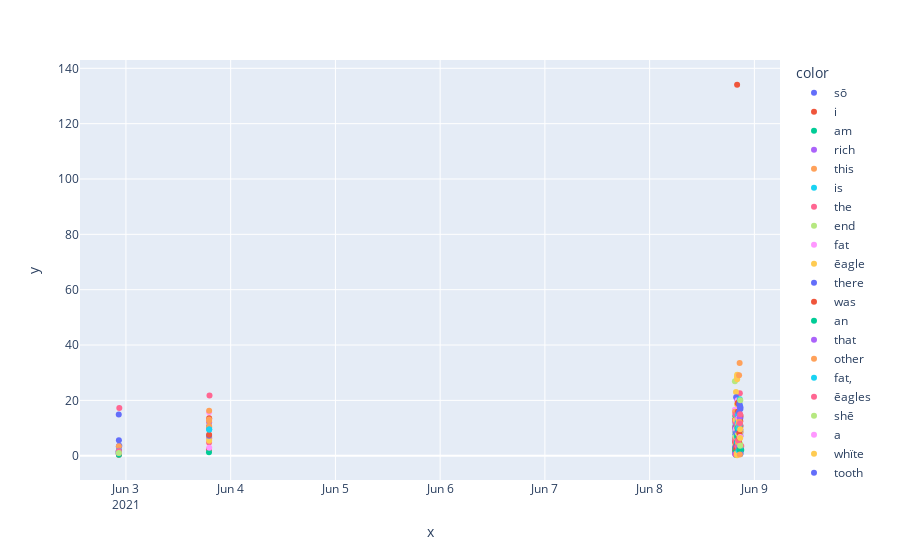

Write notebook code for a chart like this one.
### Code cell
import plotly.express as px
fig = px.scatter(x=focus_word.datetime, y=focus_word.read_duration,color=focus_word.english_word)
fig.show()

### Figure 1 — Plotly figure (JSON) as saved in the notebook; plotly's stock layout.template omitted (floating-point values rounded to 4 significant figures)
{"data": [{"hovertemplate": "color=sō<br>x=%{x}<br>y=%{y}<extra></extra>", "legendgroup": "sō", "marker": {"color": "#636efa", "symbol": "circle"}, "mode": "markers", "name": "sō", "orientation": "v", "showlegend": true, "type": "scatter", "x": ["2021-06-02T22:21:16.641017", "2021-06-02T22:22:36.687587", "2021-06-02T22:23:13.914859", "2021-06-02T22:28:43.007798", "2021-06-03T19:01:46.849267"], "xaxis": "x", "y": [14.93, 3.268, 5.593, 3.629, 10.36], "yaxis": "y"}, {"hovertemplate": "color=i<br>x=%{x}<br>y=%{y}<extra></extra>", "legendgroup": "i", "marker": {"color": "#EF553B", "symbol": "circle"}, "mode": "markers", "name": "i", "orientation": "v", "showlegend": true, "type": "scatter", "x": ["2021-06-02T22:21:17.447527", "2021-06-02T22:22:38.324823", "2021-06-02T22:23:14.276443", "2021-06-03T19:01:49.089567", "2021-06-08T20:06:31.734259", "2021-06-08T20:27:30.252150", "2021-06-08T20:32:20.869625"], "xaxis": "x", "y": [0.8008, 1.63, 0.3557, 2.232, 1.828, 1.962, 2.372], "yaxis": "y"}, {"hovertemplate": "color=am<br>x=%{x}<br>y=%{y}<extra></extra>", "legendgroup": "am", "marker": {"color": "#00cc96", "symbol": "circle"}, "mode": "markers", "name": "am", "orientation": "v", "showlegend": true, "type": "scatter", "x": ["2021-06-02T22:21:18.500546", "2021-06-02T22:22:39.902119", "2021-06-02T22:23:14.625090", "2021-06-03T19:01:50.359072"], "xaxis": "x", "y": [1.049, 1.573, 0.3452, 1.266], "yaxis": "y"}, {"hovertemplate": "color=rich<br>x=%{x}<br>y=%{y}<extra></extra>", "legendgroup": "rich", "marker": {"color": "#ab63fa", "symbol": "circle"}, "mode": "markers", "name": "rich", "orientation": "v", "showlegend": true, "type": "scatter", "x": ["2021-06-02T22:21:19.483105", "2021-06-02T22:22:41.541762", "2021-06-02T22:23:16.527522"], "xaxis": "x", "y": [0.9789, 1.633, 1.898], "yaxis": "y"}, {"hovertemplate": "color=this<br>x=%{x}<br>y=%{y}<extra></extra>", "legendgroup": "this", "marker": {"color": "#FFA15A", "symbol": "circle"}, "mode": "markers", "name": "this", "orientation": "v", "showlegend": true, "type": "scatter", "x": ["2021-06-02T22:22:46.880901", "2021-06-02T22:23:19.117732"], "xaxis": "x", "y": [3.408, 1.135], "yaxis": "y"}, {"hovertemplate": "color=is<br>x=%{x}<br>y=%{y}<extra></extra>", "legendgroup": "is", "marker": {"color": "#19d3f3", "symbol": "circle"}, "mode": "markers", "name": "is", "orientation": "v", "showlegend": true, "type": "scatter", "x": ["2021-06-02T22:22:48.651915", "2021-06-08T19:46:18.853401", "2021-06-08T19:48:33.425576"], "xaxis": "x", "y": [1.764, 14.12, 14.27], "yaxis": "y"}, {"hovertemplate": "color=the<br>x=%{x}<br>y=%{y}<extra></extra>", "legendgroup": "the", "marker": {"color": "#FF6692", "symbol": "circle"}, "mode": "markers", "name": "the", "orientation": "v", "showlegend": true, "type": "scatter", "x": ["2021-06-02T22:22:50.401303", "2021-06-02T22:29:00.299114", "2021-06-03T19:02:48.747139", "2021-06-03T19:05:08.770647", "2021-06-08T19:33:06.678457", "2021-06-08T19:33:42.981091", "2021-06-08T20:07:01.989371", "2021-06-08T20:20:18.459216", "2021-06-08T20:27:12.480226", "2021-06-08T20:32:05.484951", "2021-06-08T20:34:57.475064", "2021-06-08T20:35:14.677964", "2021-06-08T20:35:27.829913", "2021-06-08T20:39:10.528001", "2021-06-08T20:40:00.514276", "2021-06-08T20:40:47.032764", "2021-06-08T20:43:57.104161", "2021-06-08T20:45:00.082717", "2021-06-08T20:49:38.656719", "2021-06-08T20:49:46.936647", "2021-06-08T20:59:38.282503"], "xaxis": "x", "y": [1.742, 17.29, 4.78, 6.375, 5.406, 6.28, 1.018, 2.327, 1.113, 3.959, 1.783, 1.129, 2.441, 10.98, 22.53, 7.887, 1.802, 6.917, 1.976, 2.129, 3.517], "yaxis": "y"}, {"hovertemplate": "color=end<br>x=%{x}<br>y=%{y}<extra></extra>", "legendgroup": "end", "marker": {"color": "#B6E880", "symbol": "circle"}, "mode": "markers", "name": "end", "orientation": "v", "showlegend": true, "type": "scatter", "x": ["2021-06-02T22:22:51.351221", "2021-06-08T20:49:48.401000"], "xaxis": "x", "y": [0.9461, 1.461], "yaxis": "y"}, {"hovertemplate": "color=fat<br>x=%{x}<br>y=%{y}<extra></extra>", "legendgroup": "fat", "marker": {"color": "#FF97FF", "symbol": "circle"}, "mode": "markers", "name": "fat", "orientation": "v", "showlegend": true, "type": "scatter", "x": ["2021-06-03T19:03:04.500323", "2021-06-03T19:05:02.391708"], "xaxis": "x", "y": [15.75, 2.903], "yaxis": "y"}, {"hovertemplate": "color=ēagle<br>x=%{x}<br>y=%{y}<extra></extra>", "legendgroup": "ēagle", "marker": {"color": "#FECB52", "symbol": "circle"}, "mode": "markers", "name": "ēagle", "orientation": "v", "showlegend": true, "type": "scatter", "x": ["2021-06-03T19:03:11.425807", "2021-06-03T19:04:26.988084"], "xaxis": "x", "y": [6.922, 5.381], "yaxis": "y"}, {"hovertemplate": "color=there<br>x=%{x}<br>y=%{y}<extra></extra>", "legendgroup": "there", "marker": {"color": "#636efa", "symbol": "circle"}, "mode": "markers", "name": "there", "orientation": "v", "showlegend": true, "type": "scatter", "x": ["2021-06-03T19:03:19.741768"], "xaxis": "x", "y": [7.251], "yaxis": "y"}, {"hovertemplate": "color=was<br>x=%{x}<br>y=%{y}<extra></extra>", "legendgroup": "was", "marker": {"color": "#EF553B", "symbol": "circle"}, "mode": "markers", "name": "was", "orientation": "v", "showlegend": true, "type": "scatter", "x": ["2021-06-03T19:03:27.282106", "2021-06-03T19:04:40.531566", "2021-06-08T20:07:18.699681", "2021-06-08T20:08:43.416562", "2021-06-08T20:09:16.814312", "2021-06-08T20:16:25.179294", "2021-06-08T20:17:02.183939"], "xaxis": "x", "y": [7.537, 13.53, 15.76, 13.39, 6.844, 7.569, 6.863], "yaxis": "y"}, {"hovertemplate": "color=an<br>x=%{x}<br>y=%{y}<extra></extra>", "legendgroup": "an", "marker": {"color": "#00cc96", "symbol": "circle"}, "mode": "markers", "name": "an", "orientation": "v", "showlegend": true, "type": "scatter", "x": ["2021-06-03T19:03:37.654536"], "xaxis": "x", "y": [10.37], "yaxis": "y"}, {"hovertemplate": "color=that<br>x=%{x}<br>y=%{y}<extra></extra>", "legendgroup": "that", "marker": {"color": "#ab63fa", "symbol": "circle"}, "mode": "markers", "name": "that", "orientation": "v", "showlegend": true, "type": "scatter", "x": ["2021-06-03T19:03:49.743866", "2021-06-08T19:38:36.166231", "2021-06-08T19:41:15.831993", "2021-06-08T20:13:00.181931", "2021-06-08T20:16:13.291602", "2021-06-08T20:32:49.141927", "2021-06-08T20:44:27.458826", "2021-06-08T20:46:40.013148", "2021-06-08T20:47:51.716005", "2021-06-08T20:48:29.177950"], "xaxis": "x", "y": [12.08, 5.857, 5.506, 14.59, 9.223, 8.463, 9.615, 10.84, 7.278, 8.362], "yaxis": "y"}, {"hovertemplate": "color=other<br>x=%{x}<br>y=%{y}<extra></extra>", "legendgroup": "other", "marker": {"color": "#FFA15A", "symbol": "circle"}, "mode": "markers", "name": "other", "orientation": "v", "showlegend": true, "type": "scatter", "x": ["2021-06-03T19:03:59.876122", "2021-06-03T19:04:00.506524", "2021-06-03T19:04:02.257906", "2021-06-03T19:04:02.800616", "2021-06-03T19:04:05.969204"], "xaxis": "x", "y": [10.13, 10.76, 12.51, 13.05, 16.22], "yaxis": "y"}, {"hovertemplate": "color=fat,<br>x=%{x}<br>y=%{y}<extra></extra>", "legendgroup": "fat,", "marker": {"color": "#19d3f3", "symbol": "circle"}, "mode": "markers", "name": "fat,", "orientation": "v", "showlegend": true, "type": "scatter", "x": ["2021-06-03T19:04:49.967523", "2021-06-03T19:04:59.484900"], "xaxis": "x", "y": [9.429, 9.514], "yaxis": "y"}, {"hovertemplate": "color=ēagles<br>x=%{x}<br>y=%{y}<extra></extra>", "legendgroup": "ēagles", "marker": {"color": "#FF6692", "symbol": "circle"}, "mode": "markers", "name": "ēagles", "orientation": "v", "showlegend": true, "type": "scatter", "x": ["2021-06-03T19:08:56.447115"], "xaxis": "x", "y": [21.74], "yaxis": "y"}, {"hovertemplate": "color=shē<br>x=%{x}<br>y=%{y}<extra></extra>", "legendgroup": "shē", "marker": {"color": "#B6E880", "symbol": "circle"}, "mode": "markers", "name": "shē", "orientation": "v", "showlegend": true, "type": "scatter", "x": ["2021-06-08T19:32:29.393555", "2021-06-08T19:38:08.535412", "2021-06-08T19:38:45.822296", "2021-06-08T19:40:50.783766", "2021-06-08T19:41:17.515764", "2021-06-08T19:43:42.678759", "2021-06-08T19:44:03.508570", "2021-06-08T20:09:39.261147", "2021-06-08T20:09:39.442125", "2021-06-08T20:11:32.632714", "2021-06-08T20:12:44.330272", "2021-06-08T20:13:22.083033", "2021-06-08T20:15:00.547580", "2021-06-08T20:40:25.291510"], "xaxis": "x", "y": [26.89, 8.056, 9.652, 10.6, 1.68, 14.42, 2.849, 13.21, 13.39, 1.272, 10.54, 5.871, 16.74, 8.214], "yaxis": "y"}, {"hovertemplate": "color=a<br>x=%{x}<br>y=%{y}<extra></extra>", "legendgroup": "a", "marker": {"color": "#FF97FF", "symbol": "circle"}, "mode": "markers", "name": "a", "orientation": "v", "showlegend": true, "type": "scatter", "x": ["2021-06-08T19:33:22.837748", "2021-06-08T19:33:22.884246", "2021-06-08T19:33:22.941676", "2021-06-08T19:33:22.990137", "2021-06-08T19:33:23.317840", "2021-06-08T19:34:44.043274", "2021-06-08T19:35:45.643957", "2021-06-08T19:41:00.141825"], "xaxis": "x", "y": [16.15, 16.2, 16.26, 16.31, 16.63, 1.891, 1.962, 0.971], "yaxis": "y"}, {"hovertemplate": "color=whïte<br>x=%{x}<br>y=%{y}<extra></extra>", "legendgroup": "whïte", "marker": {"color": "#FECB52", "symbol": "circle"}, "mode": "markers", "name": "whïte", "orientation": "v", "showlegend": true, "type": "scatter", "x": ["2021-06-08T19:33:46.036994", "2021-06-08T19:38:24.810606", "2021-06-08T19:40:09.332345", "2021-06-08T19:40:09.446014", "2021-06-08T19:41:06.710067", "2021-06-08T19:43:24.834368", "2021-06-08T19:44:25.068155", "2021-06-08T19:57:56.794088", "2021-06-08T19:58:40.640626"], "xaxis": "x", "y": [3.049, 4.085, 10.51, 10.63, 5.758, 8.026, 13.82, 2.089, 1.521], "yaxis": "y"}, {"hovertemplate": "color=tooth<br>x=%{x}<br>y=%{y}<extra></extra>", "legendgroup": "tooth", "marker": {"color": "#636efa", "symbol": "circle"}, "mode": "markers", "name": "tooth", "orientation": "v", "showlegend": true, "type": "scatter", "x": ["2021-06-08T19:33:54.202082", "2021-06-08T19:34:39.339547", "2021-06-08T19:38:27.682531", "2021-06-08T19:41:08.716551", "2021-06-08T19:43:27.941628", "2021-06-08T19:58:42.907116", "2021-06-08T19:59:57.820526", "2021-06-08T20:04:03.501053", "2021-06-08T20:04:47.697033", "2021-06-08T20:06:06.008482", "2021-06-08T20:20:03.593882", "2021-06-08T20:26:59.336453"], "xaxis": "x", "y": [8.158, 9.89, 2.868, 2.003, 3.102, 2.26, 2.569, 9.61, 11.61, 10.85, 7.21, 9.921], "yaxis": "y"}, {"hovertemplate": "color=to<br>x=%{x}<br>y=%{y}<extra></extra>", "legendgroup": "to", "marker": {"color": "#EF553B", "symbol": "circle"}, "mode": "markers", "name": "to", "orientation": "v", "showlegend": true, "type": "scatter", "x": ["2021-06-08T19:34:07.179263", "2021-06-08T19:35:59.278583", "2021-06-08T19:44:06.557760", "2021-06-08T19:45:44.335892", "2021-06-08T20:10:31.144751"], "xaxis": "x", "y": [12.97, 4.939, 1.834, 6.008, 2.27], "yaxis": "y"}, {"hovertemplate": "color=brush<br>x=%{x}<br>y=%{y}<extra></extra>", "legendgroup": "brush", "marker": {"color": "#00cc96", "symbol": "circle"}, "mode": "markers", "name": "brush", "orientation": "v", "showlegend": true, "type": "scatter", "x": ["2021-06-08T19:34:40.872673", "2021-06-08T19:36:08.623706", "2021-06-08T19:38:30.303803", "2021-06-08T19:41:10.318318", "2021-06-08T19:42:44.899562", "2021-06-08T19:42:45.110175", "2021-06-08T19:43:28.256245", "2021-06-08T20:19:03.533636", "2021-06-08T20:19:03.655469", "2021-06-08T20:20:14.562212", "2021-06-08T20:20:54.219148", "2021-06-08T20:22:09.669870", "2021-06-08T20:27:09.801570", "2021-06-08T20:31:59.854821"], "xaxis": "x", "y": [1.522, 9.34, 2.618, 1.598, 14.23, 14.44, 0.3109, 10.66, 10.78, 10.96, 10.17, 12.82, 10.46, 14.29], "yaxis": "y"}, {"hovertemplate": "color=girl<br>x=%{x}<br>y=%{y}<extra></extra>", "legendgroup": "girl", "marker": {"color": "#ab63fa", "symbol": "circle"}, "mode": "markers", "name": "girl", "orientation": "v", "showlegend": true, "type": "scatter", "x": ["2021-06-08T19:34:45.004314", "2021-06-08T19:35:46.258078", "2021-06-08T20:07:02.939811", "2021-06-08T20:20:19.506300", "2021-06-08T20:35:15.617268", "2021-06-08T20:43:58.306184"], "xaxis": "x", "y": [0.9576, 0.6087, 0.9468, 1.044, 0.934, 1.199], "yaxis": "y"}, {"hovertemplate": "color=teeth<br>x=%{x}<br>y=%{y}<extra></extra>", "legendgroup": "teeth", "marker": {"color": "#FFA15A", "symbol": "circle"}, "mode": "markers", "name": "teeth", "orientation": "v", "showlegend": true, "type": "scatter", "x": ["2021-06-08T19:35:00.917163"], "xaxis": "x", "y": [15.91], "yaxis": "y"}, {"hovertemplate": "color=lïked<br>x=%{x}<br>y=%{y}<extra></extra>", "legendgroup": "lïked", "marker": {"color": "#19d3f3", "symbol": "circle"}, "mode": "markers", "name": "lïked", "orientation": "v", "showlegend": true, "type": "scatter", "x": ["2021-06-08T19:35:54.333159", "2021-06-08T19:41:29.494881", "2021-06-08T19:42:11.209819"], "xaxis": "x", "y": [8.072, 11.98, 11.26], "yaxis": "y"}, {"hovertemplate": "color=her<br>x=%{x}<br>y=%{y}<extra></extra>", "legendgroup": "her", "marker": {"color": "#FF6692", "symbol": "circle"}, "mode": "markers", "name": "her", "orientation": "v", "showlegend": true, "type": "scatter", "x": ["2021-06-08T19:36:18.987884", "2021-06-08T19:37:52.356940", "2021-06-08T19:39:58.812037", "2021-06-08T19:40:33.355175", "2021-06-08T19:41:41.650618", "2021-06-08T19:41:41.705660", "2021-06-08T19:41:41.815299", "2021-06-08T19:43:16.804463", "2021-06-08T19:44:11.243804", "2021-06-08T19:45:45.785703", "2021-06-08T20:04:52.744787", "2021-06-08T20:06:10.368129", "2021-06-08T20:10:41.044120", "2021-06-08T20:15:24.272325"], "xaxis": "x", "y": [10.36, 12.82, 14.86, 5.534, 12.15, 12.21, 12.32, 1.488, 4.682, 1.405, 3.445, 2.056, 9.896, 7.465], "yaxis": "y"}, {"hovertemplate": "color=tēēth<br>x=%{x}<br>y=%{y}<extra></extra>", "legendgroup": "tēēth", "marker": {"color": "#B6E880", "symbol": "circle"}, "mode": "markers", "name": "tēēth", "orientation": "v", "showlegend": true, "type": "scatter", "x": ["2021-06-08T19:38:00.475491", "2021-06-08T19:40:40.180332", "2021-06-08T20:18:52.870495", "2021-06-08T20:19:37.780144", "2021-06-08T20:27:49.449616", "2021-06-08T20:32:40.674624", "2021-06-08T20:44:17.110473", "2021-06-08T20:46:29.171300"], "xaxis": "x", "y": [8.113, 6.818, 8.631, 13.84, 6.678, 12.03, 4.193, 8.551], "yaxis": "y"}, {"hovertemplate": "color=had<br>x=%{x}<br>y=%{y}<extra></extra>", "legendgroup": "had", "marker": {"color": "#FF97FF", "symbol": "circle"}, "mode": "markers", "name": "had", "orientation": "v", "showlegend": true, "type": "scatter", "x": ["2021-06-08T19:38:17.738833", "2021-06-08T19:40:59.167390"], "xaxis": "x", "y": [9.2, 8.38], "yaxis": "y"}, {"hovertemplate": "color=but<br>x=%{x}<br>y=%{y}<extra></extra>", "legendgroup": "but", "marker": {"color": "#FECB52", "symbol": "circle"}, "mode": "markers", "name": "but", "orientation": "v", "showlegend": true, "type": "scatter", "x": ["2021-06-08T19:42:24.080930"], "xaxis": "x", "y": [12.87], "yaxis": "y"}, {"hovertemplate": "color=did<br>x=%{x}<br>y=%{y}<extra></extra>", "legendgroup": "did", "marker": {"color": "#636efa", "symbol": "circle"}, "mode": "markers", "name": "did", "orientation": "v", "showlegend": true, "type": "scatter", "x": ["2021-06-08T19:42:27.532351", "2021-06-08T19:43:10.369318"], "xaxis": "x", "y": [3.443, 10.27], "yaxis": "y"}, {"hovertemplate": "color=not<br>x=%{x}<br>y=%{y}<extra></extra>", "legendgroup": "not", "marker": {"color": "#EF553B", "symbol": "circle"}, "mode": "markers", "name": "not", "orientation": "v", "showlegend": true, "type": "scatter", "x": ["2021-06-08T19:42:29.463074", "2021-06-08T19:43:12.173519", "2021-06-08T20:06:41.743570"], "xaxis": "x", "y": [1.926, 1.797, 6.576], "yaxis": "y"}, {"hovertemplate": "color=sēē<br>x=%{x}<br>y=%{y}<extra></extra>", "legendgroup": "sēē", "marker": {"color": "#00cc96", "symbol": "circle"}, "mode": "markers", "name": "sēē", "orientation": "v", "showlegend": true, "type": "scatter", "x": ["2021-06-08T19:43:15.312644"], "xaxis": "x", "y": [1.414], "yaxis": "y"}, {"hovertemplate": "color=looked<br>x=%{x}<br>y=%{y}<extra></extra>", "legendgroup": "looked", "marker": {"color": "#ab63fa", "symbol": "circle"}, "mode": "markers", "name": "looked", "orientation": "v", "showlegend": true, "type": "scatter", "x": ["2021-06-08T19:43:43.293921", "2021-06-08T20:35:23.145845"], "xaxis": "x", "y": [0.6117, 7.525], "yaxis": "y"}, {"hovertemplate": "color=for<br>x=%{x}<br>y=%{y}<extra></extra>", "legendgroup": "for", "marker": {"color": "#FFA15A", "symbol": "circle"}, "mode": "markers", "name": "for", "orientation": "v", "showlegend": true, "type": "scatter", "x": ["2021-06-08T19:43:51.951383"], "xaxis": "x", "y": [8.653], "yaxis": "y"}, {"hovertemplate": "color=it<br>x=%{x}<br>y=%{y}<extra></extra>", "legendgroup": "it", "marker": {"color": "#19d3f3", "symbol": "circle"}, "mode": "markers", "name": "it", "orientation": "v", "showlegend": true, "type": "scatter", "x": ["2021-06-08T19:44:00.655962", "2021-06-08T20:06:59.354167"], "xaxis": "x", "y": [8.701, 6.84], "yaxis": "y"}, {"hovertemplate": "color=said<br>x=%{x}<br>y=%{y}<extra></extra>", "legendgroup": "said", "marker": {"color": "#FF6692", "symbol": "circle"}, "mode": "markers", "name": "said", "orientation": "v", "showlegend": true, "type": "scatter", "x": ["2021-06-08T19:44:04.719516"], "xaxis": "x", "y": [0.4422], "yaxis": "y"}, {"hovertemplate": "color=mother,<br>x=%{x}<br>y=%{y}<extra></extra>", "legendgroup": "mother,", "marker": {"color": "#B6E880", "symbol": "circle"}, "mode": "markers", "name": "mother,", "orientation": "v", "showlegend": true, "type": "scatter", "x": ["2021-06-08T19:45:55.111160"], "xaxis": "x", "y": [9.314], "yaxis": "y"}, {"hovertemplate": "color=where<br>x=%{x}<br>y=%{y}<extra></extra>", "legendgroup": "where", "marker": {"color": "#FF97FF", "symbol": "circle"}, "mode": "markers", "name": "where", "orientation": "v", "showlegend": true, "type": "scatter", "x": ["2021-06-08T19:46:04.727118"], "xaxis": "x", "y": [9.611], "yaxis": "y"}, {"hovertemplate": "color=brush?<br>x=%{x}<br>y=%{y}<extra></extra>", "legendgroup": "brush?", "marker": {"color": "#FECB52", "symbol": "circle"}, "mode": "markers", "name": "brush?", "orientation": "v", "showlegend": true, "type": "scatter", "x": ["2021-06-08T19:47:11.396911", "2021-06-08T20:02:40.110910", "2021-06-08T20:02:40.614505", "2021-06-08T20:03:13.687575", "2021-06-08T20:03:22.670247", "2021-06-08T20:03:23.293993", "2021-06-08T20:03:23.829683", "2021-06-08T20:03:24.333917", "2021-06-08T20:04:48.215205", "2021-06-08T20:06:07.257536"], "xaxis": "x", "y": [23.05, 0.1669, 0.6705, 18.61, 27.6, 28.22, 28.76, 29.26, 0.5102, 1.237], "yaxis": "y"}, {"hovertemplate": "color=mÿ<br>x=%{x}<br>y=%{y}<extra></extra>", "legendgroup": "mÿ", "marker": {"color": "#636efa", "symbol": "circle"}, "mode": "markers", "name": "mÿ", "orientation": "v", "showlegend": true, "type": "scatter", "x": ["2021-06-08T19:48:41.686785", "2021-06-08T19:49:33.210308"], "xaxis": "x", "y": [8.242, 21.16], "yaxis": "y"}, {"hovertemplate": "color=my<br>x=%{x}<br>y=%{y}<extra></extra>", "legendgroup": "my", "marker": {"color": "#EF553B", "symbol": "circle"}, "mode": "markers", "name": "my", "orientation": "v", "showlegend": true, "type": "scatter", "x": ["2021-06-08T19:54:46.675608", "2021-06-08T19:56:37.436044", "2021-06-08T19:57:54.689653", "2021-06-08T19:58:39.111535", "2021-06-08T19:59:50.467583", "2021-06-08T20:02:39.924800", "2021-06-08T20:03:46.864353", "2021-06-08T20:25:27.027523", "2021-06-08T20:26:39.806307", "2021-06-08T20:30:09.580741"], "xaxis": "x", "y": [3.422, 4.299, 2.876, 2.932, 2.794, 134.1, 10.15, 10.44, 5.33, 7.288], "yaxis": "y"}, {"hovertemplate": "color=white<br>x=%{x}<br>y=%{y}<extra></extra>", "legendgroup": "white", "marker": {"color": "#00cc96", "symbol": "circle"}, "mode": "markers", "name": "white", "orientation": "v", "showlegend": true, "type": "scatter", "x": ["2021-06-08T19:59:55.246685", "2021-06-08T20:03:53.884879", "2021-06-08T20:17:31.420003", "2021-06-08T20:19:56.380559", "2021-06-08T20:26:49.411696", "2021-06-08T20:30:17.999449", "2021-06-08T20:31:45.548907", "2021-06-08T20:44:50.902459", "2021-06-08T20:59:40.369240"], "xaxis": "x", "y": [4.77, 7.013, 13.28, 12.97, 9.602, 8.415, 6.455, 0.6626, 2.066], "yaxis": "y"}, {"hovertemplate": "color=mother<br>x=%{x}<br>y=%{y}<extra></extra>", "legendgroup": "mother", "marker": {"color": "#ab63fa", "symbol": "circle"}, "mode": "markers", "name": "mother", "orientation": "v", "showlegend": true, "type": "scatter", "x": ["2021-06-08T20:04:15.299686", "2021-06-08T20:05:42.559593", "2021-06-08T20:06:25.140369"], "xaxis": "x", "y": [11.79, 20.1, 14.77], "yaxis": "y"}, {"hovertemplate": "color=have<br>x=%{x}<br>y=%{y}<extra></extra>", "legendgroup": "have", "marker": {"color": "#FFA15A", "symbol": "circle"}, "mode": "markers", "name": "have", "orientation": "v", "showlegend": true, "type": "scatter", "x": ["2021-06-08T20:05:08.553531", "2021-06-08T20:06:52.509885", "2021-06-08T20:20:44.048918", "2021-06-08T20:21:56.835583", "2021-06-08T20:25:16.583704", "2021-06-08T20:26:34.470604", "2021-06-08T20:30:02.276107", "2021-06-08T20:44:12.914033", "2021-06-08T20:46:20.614943"], "xaxis": "x", "y": [15.8, 10.76, 9.081, 10.64, 15.87, 12.95, 29.12, 10.33, 3.628], "yaxis": "y"}, {"hovertemplate": "color=said,<br>x=%{x}<br>y=%{y}<extra></extra>", "legendgroup": "said,", "marker": {"color": "#19d3f3", "symbol": "circle"}, "mode": "markers", "name": "said,", "orientation": "v", "showlegend": true, "type": "scatter", "x": ["2021-06-08T20:06:29.902365", "2021-06-08T20:20:21.478295", "2021-06-08T20:27:28.286465", "2021-06-08T20:30:33.146562", "2021-06-08T20:32:18.491302", "2021-06-08T20:41:07.918163", "2021-06-08T20:42:02.726147", "2021-06-08T20:43:20.407324", "2021-06-08T20:43:59.009494", "2021-06-08T20:45:15.887445"], "xaxis": "x", "y": [4.756, 1.969, 3.149, 15.13, 2.565, 8.79, 8.402, 18.01, 0.6997, 3.127], "yaxis": "y"}, {"hovertemplate": "color=do<br>x=%{x}<br>y=%{y}<extra></extra>", "legendgroup": "do", "marker": {"color": "#FF6692", "symbol": "circle"}, "mode": "markers", "name": "do", "orientation": "v", "showlegend": true, "type": "scatter", "x": ["2021-06-08T20:06:35.160933"], "xaxis": "x", "y": [3.423], "yaxis": "y"}, {"hovertemplate": "color=room<br>x=%{x}<br>y=%{y}<extra></extra>", "legendgroup": "room", "marker": {"color": "#B6E880", "symbol": "circle"}, "mode": "markers", "name": "room", "orientation": "v", "showlegend": true, "type": "scatter", "x": ["2021-06-08T20:07:28.220659", "2021-06-08T20:07:28.428864", "2021-06-08T20:07:28.509518", "2021-06-08T20:08:56.027577", "2021-06-08T20:08:56.369446", "2021-06-08T20:10:49.236008"], "xaxis": "x", "y": [9.517, 9.725, 9.806, 12.59, 12.93, 8.187], "yaxis": "y"}, {"hovertemplate": "color=walking<br>x=%{x}<br>y=%{y}<extra></extra>", "legendgroup": "walking", "marker": {"color": "#FF97FF", "symbol": "circle"}, "mode": "markers", "name": "walking", "orientation": "v", "showlegend": true, "type": "scatter", "x": ["2021-06-08T20:09:26.046889", "2021-06-08T20:10:19.283125"], "xaxis": "x", "y": [9.224, 19.98], "yaxis": "y"}, {"hovertemplate": "color=back<br>x=%{x}<br>y=%{y}<extra></extra>", "legendgroup": "back", "marker": {"color": "#FECB52", "symbol": "circle"}, "mode": "markers", "name": "back", "orientation": "v", "showlegend": true, "type": "scatter", "x": ["2021-06-08T20:10:28.870762"], "xaxis": "x", "y": [9.576], "yaxis": "y"}, {"hovertemplate": "color=when<br>x=%{x}<br>y=%{y}<extra></extra>", "legendgroup": "when", "marker": {"color": "#636efa", "symbol": "circle"}, "mode": "markers", "name": "when", "orientation": "v", "showlegend": true, "type": "scatter", "x": ["2021-06-08T20:10:58.325149", "2021-06-08T20:11:31.354959", "2021-06-08T20:35:13.545760"], "xaxis": "x", "y": [9.085, 13.82, 2.984], "yaxis": "y"}, {"hovertemplate": "color=fell<br>x=%{x}<br>y=%{y}<extra></extra>", "legendgroup": "fell", "marker": {"color": "#EF553B", "symbol": "circle"}, "mode": "markers", "name": "fell", "orientation": "v", "showlegend": true, "type": "scatter", "x": ["2021-06-08T20:11:48.528101", "2021-06-08T20:12:33.774196", "2021-06-08T20:13:43.005673", "2021-06-08T20:15:12.023384"], "xaxis": "x", "y": [15.89, 19.06, 18.99, 10.35], "yaxis": "y"}, {"hovertemplate": "color=over<br>x=%{x}<br>y=%{y}<extra></extra>", "legendgroup": "over", "marker": {"color": "#00cc96", "symbol": "circle"}, "mode": "markers", "name": "over", "orientation": "v", "showlegend": true, "type": "scatter", "x": ["2021-06-08T20:11:58.439361", "2021-06-08T20:11:58.488719", "2021-06-08T20:11:58.763096"], "xaxis": "x", "y": [9.908, 9.957, 10.23], "yaxis": "y"}, {"hovertemplate": "color=dog<br>x=%{x}<br>y=%{y}<extra></extra>", "legendgroup": "dog", "marker": {"color": "#ab63fa", "symbol": "circle"}, "mode": "markers", "name": "dog", "orientation": "v", "showlegend": true, "type": "scatter", "x": ["2021-06-08T20:13:55.024156", "2021-06-08T20:13:55.486922", "2021-06-08T20:15:30.058362", "2021-06-08T20:16:04.061671", "2021-06-08T20:16:17.603887", "2021-06-08T20:27:25.133478", "2021-06-08T20:32:15.922340", "2021-06-08T20:38:10.556364", "2021-06-08T20:40:59.124573", "2021-06-08T20:41:54.308320", "2021-06-08T20:43:40.316287", "2021-06-08T20:45:12.756446"], "xaxis": "x", "y": [12.01, 12.47, 5.783, 4.203, 4.309, 12.65, 10.43, 14.9, 12.09, 17.43, 7.005, 12.67], "yaxis": "y"}, {"hovertemplate": "color=ōver<br>x=%{x}<br>y=%{y}<extra></extra>", "legendgroup": "ōver", "marker": {"color": "#FFA15A", "symbol": "circle"}, "mode": "markers", "name": "ōver", "orientation": "v", "showlegend": true, "type": "scatter", "x": ["2021-06-08T20:15:16.803766"], "xaxis": "x", "y": [4.775], "yaxis": "y"}, {"hovertemplate": "color=brushing<br>x=%{x}<br>y=%{y}<extra></extra>", "legendgroup": "brushing", "marker": {"color": "#19d3f3", "symbol": "circle"}, "mode": "markers", "name": "brushing", "orientation": "v", "showlegend": true, "type": "scatter", "x": ["2021-06-08T20:15:41.910982", "2021-06-08T20:15:42.009821", "2021-06-08T20:15:42.272209", "2021-06-08T20:15:42.615668", "2021-06-08T20:15:43.398644", "2021-06-08T20:15:44.102864", "2021-06-08T20:17:18.134976", "2021-06-08T20:18:32.879998"], "xaxis": "x", "y": [11.85, 11.95, 12.21, 12.55, 13.34, 14.04, 15.05, 9.992], "yaxis": "y"}, {"hovertemplate": "color=with<br>x=%{x}<br>y=%{y}<extra></extra>", "legendgroup": "with", "marker": {"color": "#FF6692", "symbol": "circle"}, "mode": "markers", "name": "with", "orientation": "v", "showlegend": true, "type": "scatter", "x": ["2021-06-08T20:16:39.148143", "2021-06-08T20:19:43.402717"], "xaxis": "x", "y": [13.31, 5.603], "yaxis": "y"}, {"hovertemplate": "color=his<br>x=%{x}<br>y=%{y}<extra></extra>", "legendgroup": "his", "marker": {"color": "#B6E880", "symbol": "circle"}, "mode": "markers", "name": "his", "orientation": "v", "showlegend": true, "type": "scatter", "x": ["2021-06-08T20:18:44.235767"], "xaxis": "x", "y": [11.35], "yaxis": "y"}, {"hovertemplate": "color=you<br>x=%{x}<br>y=%{y}<extra></extra>", "legendgroup": "you", "marker": {"color": "#FF97FF", "symbol": "circle"}, "mode": "markers", "name": "you", "orientation": "v", "showlegend": true, "type": "scatter", "x": ["2021-06-08T20:20:34.964147"], "xaxis": "x", "y": [13.48], "yaxis": "y"}, {"hovertemplate": "color=like<br>x=%{x}<br>y=%{y}<extra></extra>", "legendgroup": "like", "marker": {"color": "#FECB52", "symbol": "circle"}, "mode": "markers", "name": "like", "orientation": "v", "showlegend": true, "type": "scatter", "x": ["2021-06-08T20:27:42.767941", "2021-06-08T20:32:28.636035", "2021-06-08T20:34:55.688266", "2021-06-08T20:49:36.677275"], "xaxis": "x", "y": [12.51, 7.763, 7.024, 8.837], "yaxis": "y"}, {"hovertemplate": "color=moon<br>x=%{x}<br>y=%{y}<extra></extra>", "legendgroup": "moon", "marker": {"color": "#636efa", "symbol": "circle"}, "mode": "markers", "name": "moon", "orientation": "v", "showlegend": true, "type": "scatter", "x": ["2021-06-08T20:28:05.179416", "2021-06-08T20:33:53.860900", "2021-06-08T20:34:25.794536", "2021-06-08T20:35:09.845112", "2021-06-08T20:46:49.399597", "2021-06-08T20:48:05.402137", "2021-06-08T20:48:08.644407", "2021-06-08T20:48:09.203803", "2021-06-08T20:49:40.389715"], "xaxis": "x", "y": [15.72, 18.36, 18.89, 10.88, 9.383, 13.68, 16.92, 17.48, 0.7133], "yaxis": "y"}, {"hovertemplate": "color=shine<br>x=%{x}<br>y=%{y}<extra></extra>", "legendgroup": "shine", "marker": {"color": "#EF553B", "symbol": "circle"}, "mode": "markers", "name": "shine", "orientation": "v", "showlegend": true, "type": "scatter", "x": ["2021-06-08T20:32:57.384602", "2021-06-08T20:34:48.650578", "2021-06-08T20:45:28.216643", "2021-06-08T20:48:39.943351", "2021-06-08T20:49:27.822197"], "xaxis": "x", "y": [8.239, 6.513, 12.33, 10.76, 14.46], "yaxis": "y"}, {"hovertemplate": "color=at<br>x=%{x}<br>y=%{y}<extra></extra>", "legendgroup": "at", "marker": {"color": "#00cc96", "symbol": "circle"}, "mode": "markers", "name": "at", "orientation": "v", "showlegend": true, "type": "scatter", "x": ["2021-06-08T20:35:25.385723"], "xaxis": "x", "y": [2.236], "yaxis": "y"}, {"hovertemplate": "color=dog's<br>x=%{x}<br>y=%{y}<extra></extra>", "legendgroup": "dog's", "marker": {"color": "#ab63fa", "symbol": "circle"}, "mode": "markers", "name": "dog's", "orientation": "v", "showlegend": true, "type": "scatter", "x": ["2021-06-08T20:35:39.025326", "2021-06-08T20:36:30.108955"], "xaxis": "x", "y": [11.19, 13.88], "yaxis": "y"}, {"hovertemplate": "color=then<br>x=%{x}<br>y=%{y}<extra></extra>", "legendgroup": "then", "marker": {"color": "#FFA15A", "symbol": "circle"}, "mode": "markers", "name": "then", "orientation": "v", "showlegend": true, "type": "scatter", "x": ["2021-06-08T20:35:50.732746", "2021-06-08T20:35:50.784912", "2021-06-08T20:35:51.139381", "2021-06-08T20:36:42.258196", "2021-06-08T20:37:30.749343", "2021-06-08T20:40:39.139337"], "xaxis": "x", "y": [11.7, 11.76, 12.11, 12.14, 33.47, 0.4302], "yaxis": "y"}, {"hovertemplate": "color=tēēth,<br>x=%{x}<br>y=%{y}<extra></extra>", "legendgroup": "tēēth,", "marker": {"color": "#19d3f3", "symbol": "circle"}, "mode": "markers", "name": "tēēth,", "orientation": "v", "showlegend": true, "type": "scatter", "x": ["2021-06-08T20:37:55.643915", "2021-06-08T20:38:59.536665"], "xaxis": "x", "y": [10.92, 20.42], "yaxis": "y"}, {"hovertemplate": "color=smiled<br>x=%{x}<br>y=%{y}<extra></extra>", "legendgroup": "smiled", "marker": {"color": "#FF6692", "symbol": "circle"}, "mode": "markers", "name": "smiled", "orientation": "v", "showlegend": true, "type": "scatter", "x": ["2021-06-08T20:40:36.980471", "2021-06-08T20:43:55.298069"], "xaxis": "x", "y": [11.68, 14.97], "yaxis": "y"}, {"hovertemplate": "color=wē<br>x=%{x}<br>y=%{y}<extra></extra>", "legendgroup": "wē", "marker": {"color": "#B6E880", "symbol": "circle"}, "mode": "markers", "name": "wē", "orientation": "v", "showlegend": true, "type": "scatter", "x": ["2021-06-08T20:44:02.578458", "2021-06-08T20:46:16.965774"], "xaxis": "x", "y": [3.566, 20.03], "yaxis": "y"}, {"hovertemplate": "color=are<br>x=%{x}<br>y=%{y}<extra></extra>", "legendgroup": "are", "marker": {"color": "#FF97FF", "symbol": "circle"}, "mode": "markers", "name": "are", "orientation": "v", "showlegend": true, "type": "scatter", "x": ["2021-06-08T20:44:34.199568"], "xaxis": "x", "y": [6.735], "yaxis": "y"}, {"hovertemplate": "color=white,<br>x=%{x}<br>y=%{y}<extra></extra>", "legendgroup": "white,", "marker": {"color": "#FECB52", "symbol": "circle"}, "mode": "markers", "name": "white,", "orientation": "v", "showlegend": true, "type": "scatter", "x": ["2021-06-08T20:44:43.791679", "2021-06-08T20:44:50.232091"], "xaxis": "x", "y": [9.588, 6.437], "yaxis": "y"}], "layout": {"legend": {"title": {"text": "color"}, "tracegroupgap": 0}, "margin": {"t": 60}, "xaxis": {"anchor": "y", "domain": [0, 1], "title": {"text": "x"}}, "yaxis": {"anchor": "x", "domain": [0, 1], "title": {"text": "y"}}}}
